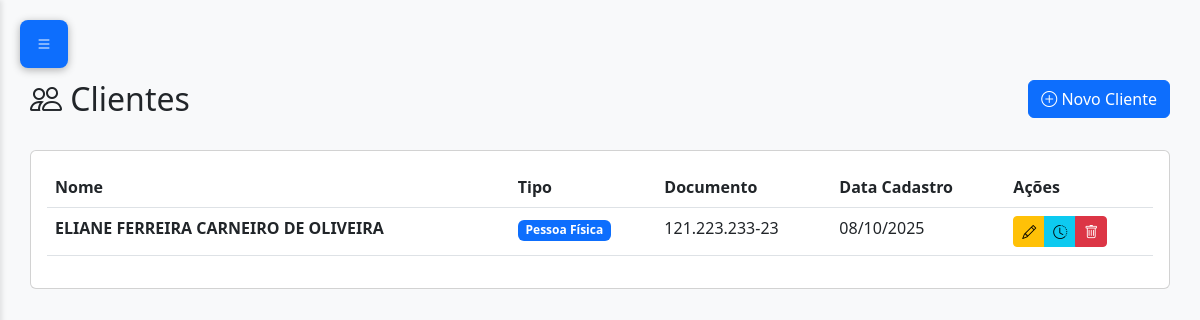
Page /clientes (signed in) on the committed database.
### app.py (models this page shows)
class Cliente(db.Model):
    id = db.Column(db.Integer, primary_key=True)
    nome = db.Column(db.String(200), nullable=False)
    tipo = db.Column(db.String(2), nullable=False)
    documento = db.Column(db.String(18), unique=True, nullable=False)
    data_cadastro = db.Column(db.DateTime, default=agora_brasilia)

### app.py (the view)
@app.route('/clientes')
def clientes():
    if 'user_id' not in session:
        return redirect(url_for('login'))
    clientes = Cliente.query.order_by(Cliente.nome).all()
    return render_template('clientes.html', clientes=clientes)

### templates/clientes.html (shortened to what this page needs)
{% extends "base.html" %}
{% block content %}
<div class="row mb-4">
    <div class="col">
        <h2><i class="bi bi-people"></i> Clientes</h2>
    </div>
    <div class="col-auto">
        <a href="{{ url_for('novo_cliente') }}" class="btn btn-primary">
            <i class="bi bi-plus-circle"></i> Novo Cliente
        </a>
    </div>
</div>
<div class="card">
    <div class="card-body">
        {% if clientes %}
        <div class="table-responsive">
            <table class="table table-hover">
                <thead>
                    <tr>
                        <th>Nome</th>
                        <th>Tipo</th>
                        <th>Documento</th>
                        <th>Data Cadastro</th>
                        <th>Ações</th>
                    </tr>
                </thead>
                <tbody>
                    {% for cliente in clientes %}
                    <tr>
                        <td><strong>{{ cliente.nome }}</strong></td>
                        <td>
                            <span class="badge bg-{% if cliente.tipo == 'PF' %}primary{% else %}success{% endif %}">
                                {{ 'Pessoa Física' if cliente.tipo == 'PF' else 'Pessoa Jurídica' }}
                            </span>
                        </td>
                        <td>{{ cliente.documento }}</td>
                        <td>{{ cliente.data_cadastro.strftime('%d/%m/%Y') }}</td>
                        <td>
                            <div class="btn-group btn-group-sm">
                                <a href="{{ url_for('editar_cliente', id=cliente.id) }}"
                                   class="btn btn-warning"
                                   title="Editar">
                                    <i class="bi bi-pencil"></i>
                                </a>
                                <a href="{{ url_for('historico_cliente', id=cliente.id) }}"
                                   class="btn btn-info"
                                   title="Histórico">
                                    <i class="bi bi-clock-history"></i>
                                </a>
                                <button onclick="confirmarExclusao({{ cliente.id }}, '{{ cliente.nome }}')"
                                        class="btn btn-danger"
                                        title="Excluir">
                                    <i class="bi bi-trash"></i>
                                </button>
                            </div>
                        </td>
                    </tr>
                    {% endfor %}
                </tbody>
            </table>
        </div>
        {% endif %}
    </div>
</div>
{% endblock %}

### rows in the picture
Cliente: nome "ELIANE FERREIRA CARNEIRO DE OLIVEIRA", tipo "Pessoa Física", documento "121.223.233-23", data_cadastro "08/10/2025"
